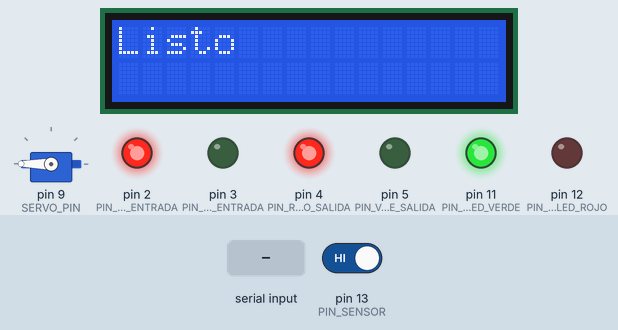
Simulated run of this sketch. Board: Arduino Uno, built with avr-gcc and run on an emulated ATmega328P. On the bench: 16×2 character LCD, servo, output pins drawn as LEDs (lit = HIGH). The test bench sets the inputs (shaded band); at power-on: pin 13 (PIN_SENSOR) HIGH. What the sketch prints to the serial monitor is not drawn.

Above: at 1.7 s.
1.8 s: "90|45\n" received over Serial
At 2.6 s:
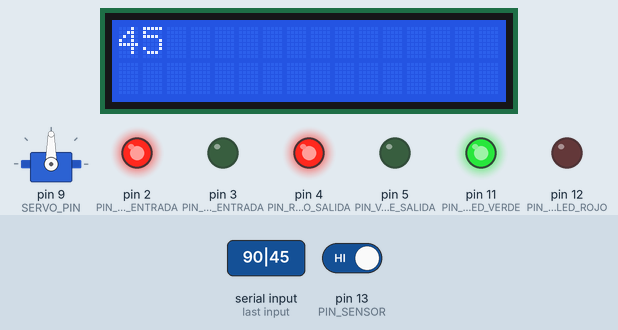
3.6 s: pin 13 (PIN_SENSOR) driven LOW
At 4.5 s:
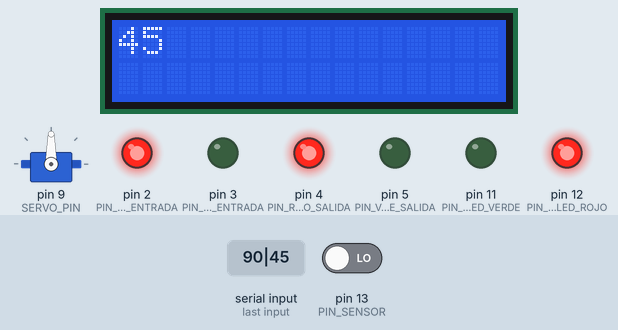
5.1 s: "30|150\n" received over Serial
At 6.5 s:
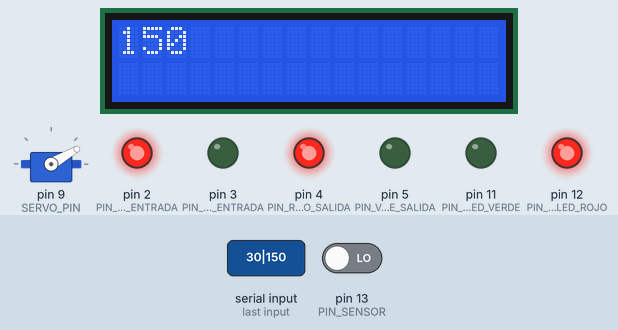
7.7 s: pin 13 (PIN_SENSOR) driven HIGH
At 8.8 s:
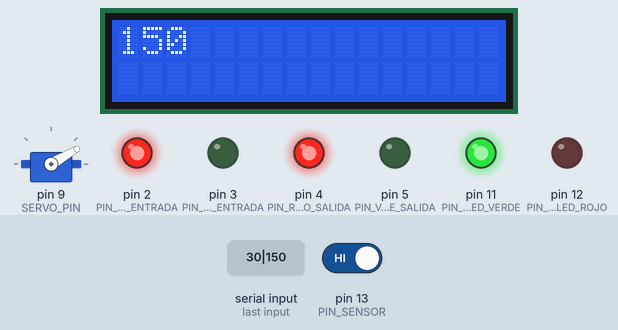
9.2 s: "90|45\n" received over Serial
At 9.68 s:
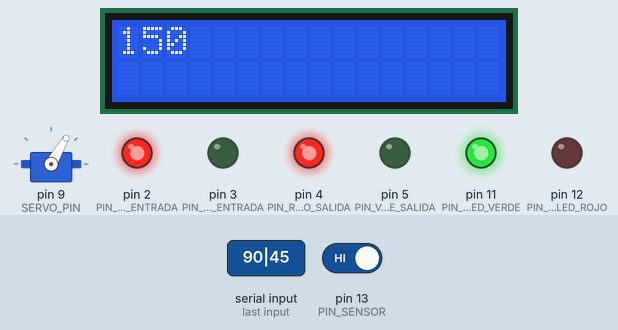
Timing chart, 0 to 12.2 s (numbered marks = the images above; inputs shaded):
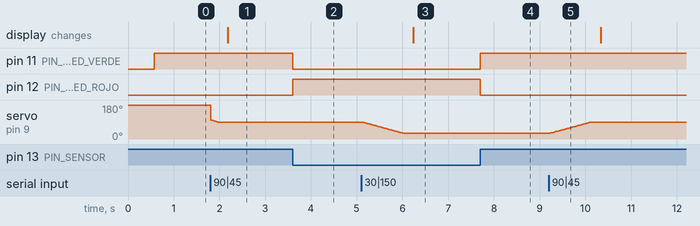

The sketch:

servo_and_lcd_serial.ino
```cpp
#include <Wire.h>
#include <LiquidCrystal_I2C.h>
#include <Servo.h>

LiquidCrystal_I2C lcd(0x27, 16, 2);
Servo servoMotor;

const int SERVO_PIN = 9;
const int PIN_ROJO_ENTRADA = 2;
const int PIN_VERDE_ENTRADA = 3;
const int PIN_ROJO_SALIDA = 4;
const int PIN_VERDE_SALIDA = 5;

const int PIN_SENSOR = 13;
const int PIN_SENSOR_LED_ROJO = 12;
const int PIN_SENSOR_LED_VERDE = 11;

int lastAngle = 100; // Guardamos la última posición conocida
int lastSensorState = -1;


void setup() {
  Serial.begin(9600);

  lcd.init();
  lcd.backlight();
  lcd.clear();
  lcd.setCursor(0, 0);
  lcd.print("Listo");

  servoMotor.attach(SERVO_PIN);
  servoMotor.write(200); // tu cerrada inicial (ajústalo si quieres)
  delay(500);            // Esperamos que llegue a la posición
  servoMotor.detach();   // Lo apagamos para que no suene

  pinMode(PIN_ROJO_ENTRADA, OUTPUT);
  pinMode(PIN_VERDE_ENTRADA, OUTPUT);
  pinMode(PIN_ROJO_SALIDA, OUTPUT);
  pinMode(PIN_VERDE_SALIDA, OUTPUT);

  // Reposo inicial: Rojos encendidos, verdes apagados
  digitalWrite(PIN_ROJO_ENTRADA, HIGH);
  digitalWrite(PIN_VERDE_ENTRADA, LOW);
  digitalWrite(PIN_ROJO_SALIDA, HIGH);
  digitalWrite(PIN_VERDE_SALIDA, LOW);

  pinMode(PIN_SENSOR, INPUT_PULLUP);
  pinMode(PIN_SENSOR_LED_ROJO, OUTPUT);
  pinMode(PIN_SENSOR_LED_VERDE, OUTPUT);
}

void loop() {
  // 1. Lectura del sensor de aparcamiento
  int currentSensorState = digitalRead(PIN_SENSOR);
  if (currentSensorState != lastSensorState) {
    if (currentSensorState == LOW) {
      // Coche tocando (Aparcado) -> Encendemos Rojo, Apagamos Verde
      digitalWrite(PIN_SENSOR_LED_VERDE, LOW);
      digitalWrite(PIN_SENSOR_LED_ROJO, HIGH);
      Serial.println("SENSOR|1|BIEN");
    } else {
      // Coche no tocando (Vacío) -> Encendemos Verde, Apagamos Rojo
      digitalWrite(PIN_SENSOR_LED_VERDE, HIGH);
      digitalWrite(PIN_SENSOR_LED_ROJO, LOW);
      Serial.println("SENSOR|1|MAL");
    }
    lastSensorState = currentSensorState;
    delay(50); // Pequeño delay para evitar rebotes (debounce)
  }

  // 2. Comprobar si hay comandos de Python
  if (!Serial.available()) return;

  String msg = Serial.readStringUntil('\n');
  msg.trim();

  // Esperamos: angulo|linea1|linea2|estado_led
  int p1 = msg.indexOf('|');
  if (p1 < 0) return;

  int p2 = msg.indexOf('|', p1 + 1); // segundo separador
  int p3 = -1;
  if (p2 >= 0) p3 = msg.indexOf('|', p2 + 1); // tercer separador (estado led)

  String anguloStr = msg.substring(0, p1);
  String l1 = "";
  String l2 = "";
  String estadoLed = "0";

  if (p2 >= 0 && p3 >= 0) {
    l1 = msg.substring(p1 + 1, p2);
    l2 = msg.substring(p2 + 1, p3);
    estadoLed = msg.substring(p3 + 1);
  } else if (p2 >= 0) {
    // Solo llegaron angulo|texto1|texto2
    l1 = msg.substring(p1 + 1, p2);
    l2 = msg.substring(p2 + 1);
  } else {
    // Si solo llega angulo|texto, lo ponemos en la línea 1
    l1 = msg.substring(p1 + 1);
    l2 = "";
  }

  int angulo = anguloStr.toInt();
  if (angulo < 0) angulo = 0;
  if (angulo > 180) angulo = 180;

  // Movimiento suave del servo sin ruido en reposo
  if (lastAngle != angulo) {
    servoMotor.attach(SERVO_PIN);
    servoMotor.write(lastAngle); // Asegura que empiece desde donde se quedó

    if (lastAngle < angulo) {
      for (int pos = lastAngle; pos <= angulo; pos++) {
        servoMotor.write(pos);
        delay(15); // Ajusta este valor (15ms) para hacer el giro más lento o rápido
      }
    } else {
      for (int pos = lastAngle; pos >= angulo; pos--) {
        servoMotor.write(pos);
        delay(15);
      }
    }

    lastAngle = angulo;
    delay(200); // Espera a que la barrera se asiente físicamente
    servoMotor.detach(); // Apaga el pulso PWM para que el motor deje de zumbar
  }

  l1.trim(); l2.trim(); estadoLed.trim();
  if (l1.length() > 16) l1 = l1.substring(0, 16);
  if (l2.length() > 16) l2 = l2.substring(0, 16);

  lcd.clear();
  lcd.setCursor(0, 0);
  lcd.print(l1);
  lcd.setCursor(0, 1);
  lcd.print(l2);

  // Control de LEDs según estadoLed
  if (estadoLed == "1") {
    // Entrando: Verde Entrada ON, Rojo Entrada OFF
    digitalWrite(PIN_ROJO_ENTRADA, LOW);
    digitalWrite(PIN_VERDE_ENTRADA, HIGH);
    digitalWrite(PIN_ROJO_SALIDA, HIGH);
    digitalWrite(PIN_VERDE_SALIDA, LOW);
  } else if (estadoLed == "2") {
    // Saliendo: Verde Salida ON, Rojo Salida OFF
    digitalWrite(PIN_ROJO_ENTRADA, HIGH);
    digitalWrite(PIN_VERDE_ENTRADA, LOW);
    digitalWrite(PIN_ROJO_SALIDA, LOW);
    digitalWrite(PIN_VERDE_SALIDA, HIGH);
  } else if (estadoLed == "3") {
    // Test: TODOS los LEDs encendidos a la vez
    digitalWrite(PIN_ROJO_ENTRADA, HIGH);
    digitalWrite(PIN_VERDE_ENTRADA, HIGH);
    digitalWrite(PIN_ROJO_SALIDA, HIGH);
    digitalWrite(PIN_VERDE_SALIDA, HIGH);
  } else {
    // Reposo: Ambos rojos ON
    digitalWrite(PIN_ROJO_ENTRADA, HIGH);
    digitalWrite(PIN_VERDE_ENTRADA, LOW);
    digitalWrite(PIN_ROJO_SALIDA, HIGH);
    digitalWrite(PIN_VERDE_SALIDA, LOW);
  }
}
```

Measured:
- after the input at 1.8 s, servo on pin 9 (SERVO_PIN): 180° → 90° at once; the display: changes after 0.38 s (image 1)
- after the input at 3.6 s, pin 11 (PIN_SENSOR_LED_VERDE): HIGH → LOW at once; pin 12 (PIN_SENSOR_LED_ROJO): LOW → HIGH at once
- after the input at 5.1 s, servo on pin 9 (SERVO_PIN): moves from 90° to 30° over 0.87 s, starting at once; the display: changes after 1.1 s (image 3)
- after the input at 7.7 s, pin 11 (PIN_SENSOR_LED_VERDE): LOW → HIGH at once; pin 12 (PIN_SENSOR_LED_ROJO): HIGH → LOW at once
- after the input at 9.2 s, servo on pin 9 (SERVO_PIN): moves from 30° to 90° over 0.87 s, starting at once
